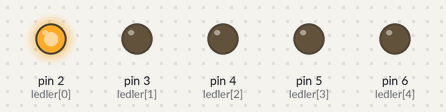
The sketch below on a simulated Arduino Uno, built with avr-gcc and run on an emulated ATmega328P. Parts: output pins drawn as LEDs (lit = HIGH).

Above: at 0.03 s.
At 0.75 s:
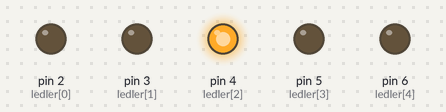
At 0.9 s:
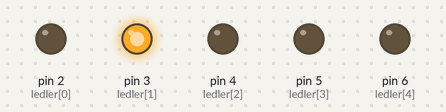
At 1.72 s:
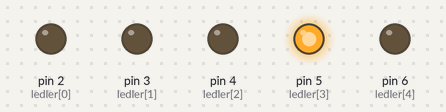
At 2.66 s:
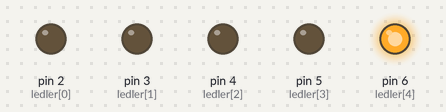
Timing chart, 0 to 3.0 s (numbered marks = the images above):
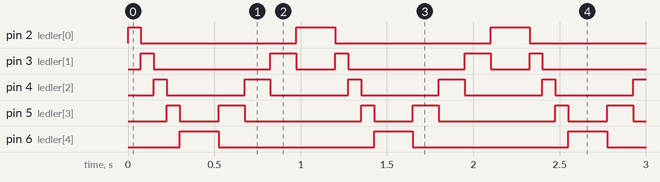

Measured:
- by itself, pin 2 (ledler[0]): repeats every 1.1 s: LOW 0.90 s, HIGH 0.23 s
- by itself, pin 3 (ledler[1]): repeats every 1.1 s: LOW 0.68 s, HIGH 0.15 s, LOW 0.23 s, HIGH 0.08 s
- by itself, pin 4 (ledler[2]): repeats every 1.1 s: LOW 0.45 s, HIGH 0.15 s, LOW 0.45 s, HIGH 0.08 s
- by itself, pin 5 (ledler[3]): repeats every 1.1 s: LOW 0.23 s, HIGH 0.15 s, LOW 0.68 s, HIGH 0.08 s
- by itself, pin 6 (ledler[4]): alternates HIGH for 0.23 s and LOW for 0.90 s

The sketch:

forluled.ino
```cpp
int ledler[]={2,3,4,5,6};
void setup() {

  for(int i = 0;i<5;i++){

    pinMode(ledler[i],OUTPUT);
  }
}

void loop() {
  for(int i=0;i<5;i++){

    digitalWrite(ledler[i],HIGH);
    delay(75);
    digitalWrite(ledler[i],LOW);

  }
  for(int j=4;j>-1;j--){

    digitalWrite(ledler[j],HIGH);
    delay(150);
    digitalWrite(ledler[j],LOW);

  }

}
```
